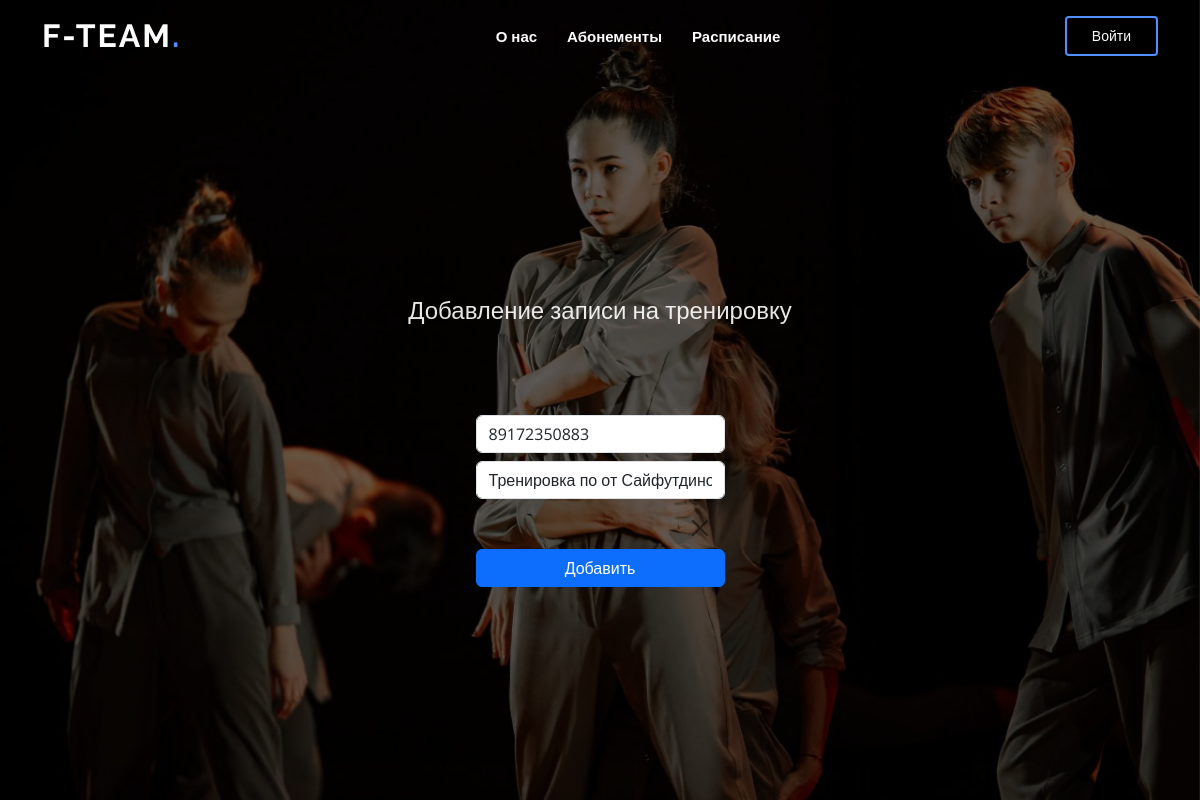
The app's page /record/13/update with its own data.
### authapp/models.py (models this page shows, shortened)
class Record(models.Model):
    user = models.ForeignKey(settings.AUTH_USER_MODEL, on_delete=models.CASCADE, verbose_name='Пользователь',null=True)
    training = models.ForeignKey('Training', on_delete=models.CASCADE, verbose_name='Тренирока',null=True)
    class Meta:
        verbose_name = 'Запись'
        verbose_name_plural = 'Записи'

### authapp/views.py (the view)
# urls.py: path('record/<int:pk>/update', views.RecordUpdateViews.as_view(), name='record_update'),
class RecordUpdateViews(UpdateView):
    model = Record
    template_name = 'authapp/record_create.html'
    form_class = RecordForm
    success_url = '/record'

### authapp/forms.py
class RecordForm(forms.ModelForm):
    class Meta:
        model = Record
        fields = ['user','training']
        widgets = {
            'user': Select(attrs={
                'class': 'form-control mt-2',
                'placeholder': 'Пользователь'
            }),
            'training': Select(attrs={
                'class': 'form-control mt-2',
                'placeholder': 'Тренирока'
            }),
        }

### authapp/models.py (called while the page is built)
    def __str__(self):
        return (f"Тренировка по  от {self.trainer.fio}: {self.specialization}"
                f"({self.time_start} - {self.time_end} )")

### authapp/templates/authapp/record_create.html (shortened to what this page needs)
{% extends 'authapp/base.html' %}
{% block head %}
<h2>Добавление записи на тренировку</h2>
<div class="container mt-2">
    <div class="row">
        <div class="col-md-3"> </div>
        <div class="col-md-6">
            <form method="post">
                {{ form.user }}
                {{ form.training }}
                <div class="alert alert-{{message.tags}} alert-dismissible fade show" role="alert">
                    <button type="button" class="btn-close" data-bs-dismiss="alert" aria-label="Close"></button>
                </div>
                <div class="d-grid gap-2">
                    <button class="btn btn-primary" type="submit">Добавить</button>
                </div>
            </form>
        </div>
        <div class="col-md-3"></div>
    </div>
</div>
{% endblock head %}

### authapp/static/authapp/assets/css/style.css (style rules this page uses)
body { font-family: "Open Sans", sans-serif; color: #444444; }
h1, h2, h3, h4, h5, h6 { font-family: "Raleway", sans-serif; }
#hero .container { position: relative; padding-top: 74px; text-align: center; }
#hero h2 { color: rgba(255, 255, 255, 0.9); margin: 10px 0 0 0; font-size: 24px; }

### records on screen
Record: user "89172350883", training "Тренировка по от Сайфутдинов Ирек: vg(19:00:00 - 20:00:00 )"
